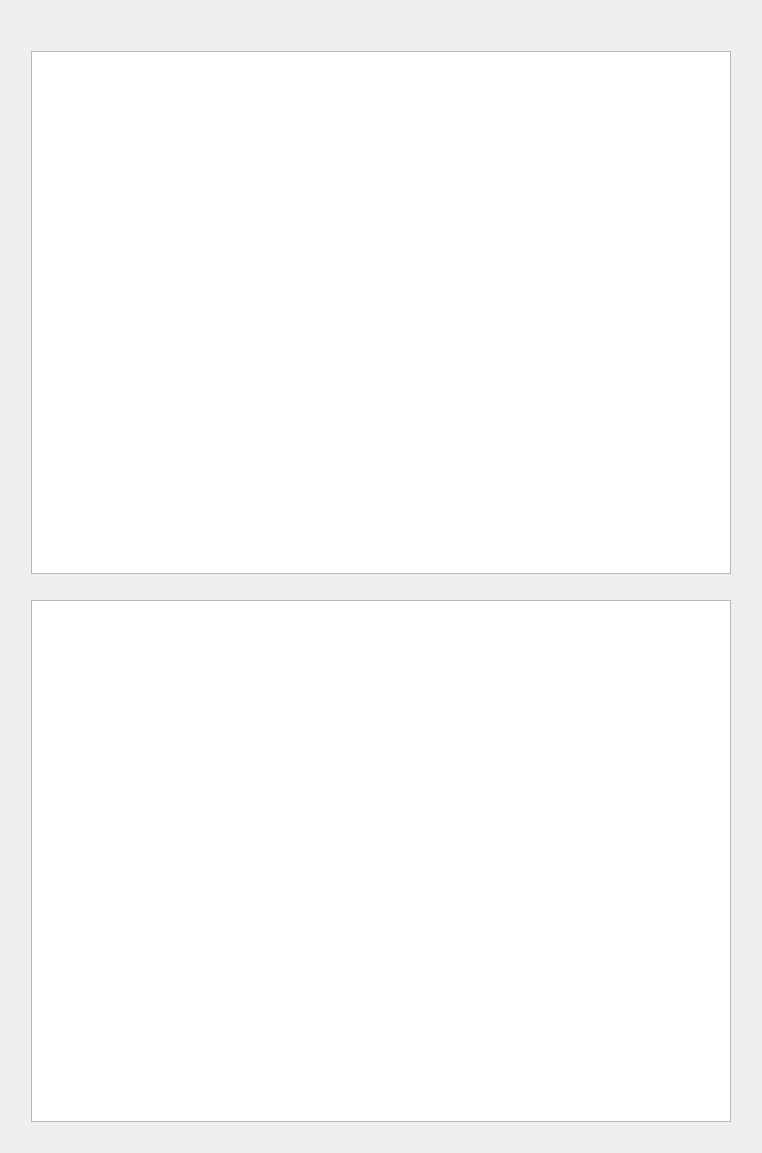
<?xml version="1.0" encoding="UTF-8"?>
<ui version="4.0">
 <class>CustomCard</class>
 <widget class="QWidget" name="CustomCard">
  <property name="geometry">
   <rect>
    <x>0</x>
    <y>0</y>
    <width>762</width>
    <height>1153</height>
   </rect>
  </property>
  <property name="windowTitle">
   <string>Form</string>
  </property>
  <layout class="QGridLayout" name="gridLayout">
   <item row="0" column="0">
    <layout class="QVBoxLayout" name="verticalLayout_2">
     <item>
      <spacer name="verticalSpacer_2">
       <property name="orientation">
        <enum>Qt::Vertical</enum>
       </property>
       <property name="sizeType">
        <enum>QSizePolicy::Preferred</enum>
       </property>
       <property name="sizeHint" stdset="0">
        <size>
         <width>20</width>
         <height>20</height>
        </size>
       </property>
      </spacer>
     </item>
     <item>
      <layout class="QHBoxLayout" name="horizontalLayout" stretch="0,1,0">
       <item>
        <spacer name="horizontalSpacer">
         <property name="orientation">
          <enum>Qt::Horizontal</enum>
         </property>
         <property name="sizeType">
          <enum>QSizePolicy::Minimum</enum>
         </property>
         <property name="sizeHint" stdset="0">
          <size>
           <width>20</width>
           <height>105</height>
          </size>
         </property>
        </spacer>
       </item>
       <item>
        <layout class="QVBoxLayout" name="verticalLayout">
         <item>
          <widget class="QLabel" name="label_sr">
           <property name="sizePolicy">
            <sizepolicy hsizetype="Expanding" vsizetype="Preferred">
             <horstretch>0</horstretch>
             <verstretch>0</verstretch>
            </sizepolicy>
           </property>
           <property name="text">
            <string/>
           </property>
           <property name="alignment">
            <set>Qt::AlignCenter</set>
           </property>
          </widget>
         </item>
         <item>
          <widget class="MyQGraphicsView" name="graphicsView_sr">
           <property name="sizePolicy">
            <sizepolicy hsizetype="Preferred" vsizetype="Expanding">
             <horstretch>0</horstretch>
             <verstretch>0</verstretch>
            </sizepolicy>
           </property>
          </widget>
         </item>
         <item>
          <widget class="QLabel" name="label_residual">
           <property name="sizePolicy">
            <sizepolicy hsizetype="Expanding" vsizetype="Preferred">
             <horstretch>0</horstretch>
             <verstretch>0</verstretch>
            </sizepolicy>
           </property>
           <property name="text">
            <string/>
           </property>
           <property name="alignment">
            <set>Qt::AlignCenter</set>
           </property>
          </widget>
         </item>
         <item>
          <widget class="MyQGraphicsView" name="graphicsView_residual"/>
         </item>
        </layout>
       </item>
       <item>
        <spacer name="horizontalSpacer_2">
         <property name="orientation">
          <enum>Qt::Horizontal</enum>
         </property>
         <property name="sizeType">
          <enum>QSizePolicy::Minimum</enum>
         </property>
         <property name="sizeHint" stdset="0">
          <size>
           <width>20</width>
           <height>20</height>
          </size>
         </property>
        </spacer>
       </item>
      </layout>
     </item>
     <item>
      <spacer name="verticalSpacer">
       <property name="orientation">
        <enum>Qt::Vertical</enum>
       </property>
       <property name="sizeType">
        <enum>QSizePolicy::Preferred</enum>
       </property>
       <property name="sizeHint" stdset="0">
        <size>
         <width>20</width>
         <height>20</height>
        </size>
       </property>
      </spacer>
     </item>
    </layout>
   </item>
  </layout>
 </widget>
 <customwidgets>
  <customwidget>
   <class>MyQGraphicsView</class>
   <extends>QGraphicsView</extends>
   <header location="global">MyQGraphicsView.h</header>
  </customwidget>
 </customwidgets>
 <resources/>
 <connections/>
</ui>
